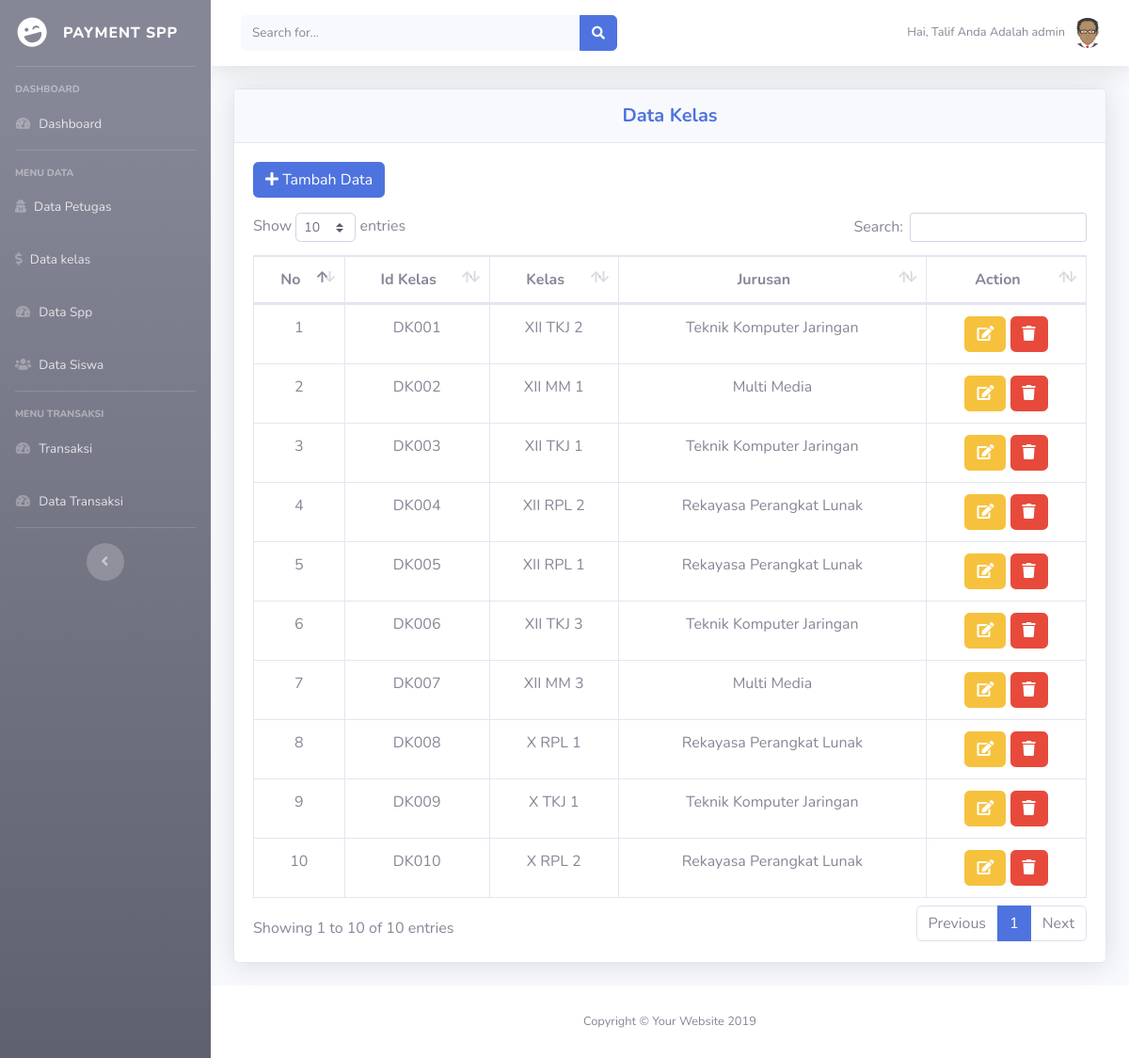
The app's page /data_kelas.php (signed in) with its own data.
### tables this page shows
CREATE TABLE `tb_petugas` (
  `id_petugas` varchar(50) NOT NULL,
  `username` varchar(50) NOT NULL,
  `password` varchar(50) NOT NULL,
  `nama_petugas` varchar(50) NOT NULL,
  `level` varchar(50) NOT NULL
);

CREATE TABLE `tb_kelas` (
  `id_kelas` varchar(50) NOT NULL,
  `nama_kelas` varchar(100) NOT NULL,
  `kompetensi_keahlian` varchar(50) NOT NULL
);

### data_kelas.php (the view, shortened to what this page needs)
<?php
if ($_SESSION['admin'] || $_SESSION['petugas'] || $_SESSION['siswa']) {
?>
<!DOCTYPE html>
<html lang="en">
<head>
  <link href="vendor/fontawesome-free/css/all.min.css" rel="stylesheet" type="text/css">
  <link href="css/sb-admin-2.min.css" rel="stylesheet">
  <link href="vendor/datatables/dataTables.bootstrap4.min.css" rel="stylesheet">
  <link rel="stylesheet" type="text/css" href="">
</head>
<body id="page-top">
  <div id="wrapper">
      <?php
      include 'sidebar.php';
      ?>
    <div id="content-wrapper" class="d-flex flex-column">
      <div id="content">
        <nav class="navbar navbar-expand navbar-light bg-white topbar mb-4 static-top shadow">
          <form class="d-none d-sm-inline-block form-inline mr-auto ml-md-3 my-2 my-md-0 mw-100 navbar-search">
            <div class="input-group">
              <input type="text" class="form-control bg-light border-0 small" placeholder="Search for..." aria-label="Search" aria-describedby="basic-addon2">
              <div class="input-group-append">
                <button class="btn btn-primary" type="button">
                  <i class="fas fa-search fa-sm"></i>
                </button>
              </div>
            </div>
          </form>
            <?php include 'menu2.php'; ?>
        </nav>
        <div class="container-fluid">
          <div class="card shadow mb-4">
            <div class="card-header py-3">
              <h5 class="m-0 font-weight-bold text-primary" align="Center">Data Kelas</h5>
            </div>
            <div class="card-body">
              <div class="table-responsive">
                <button type="button" class="btn btn-primary mb-3" data-toggle="modal" data-target="#tambah"><i class="fa fa-plus"></i> Tambah Data</button>
                <table class="table table-bordered" id="dataTable" width="100%" cellspacing="0">
                  <thead>
                    <tr style="text-align: center;">
                      <th>No</th>
                      <th>Id Kelas</th>
                      <th>Kelas</th>
                      <th>Jurusan</th>
                      <th>Action</th>
                    </tr>
                  </thead>
                  <tbody>
                    <?php
                    include 'koneksi.php';
                      $no = 1;
                      $sql = $koneksi->query("SELECT * FROM tb_kelas");
                      while ($data = $sql->fetch_assoc()) {
                  ?>
                    <tr style="text-align: center;">
                      <td><?php echo $no++; ?></td>
                      <td><?php echo $data['id_kelas']; ?></td>
                      <td><?php echo $data['nama_kelas']; ?></td>
                      <td><?php echo $data['kompetensi_keahlian']; ?></td>
                      <td>
                        <button type="button" class="btn btn-warning" data-toggle="modal" data-target="#edit<?= $data['id_kelas']; ?>"><i class="fa fa-edit"></i></button>
                        <a href="hapus_kelas.php?id=<?php echo $data['id_kelas']; ?>" class="btn btn-danger" onclick="return confirm('Apakah Anda Ingin Menghapus <?php echo $data['nama_kelas'] ?> ?')"><i class="fas fa-trash"></i></a>
                      </td>
                    </tr>
                <?php }  ?>
                  </tbody>
                </table>
              </div>
            </div>
          </div>
        </div>
      </div>
      <footer class="sticky-footer bg-white">
        <div class="container my-auto">
          <div class="copyright text-center my-auto">
            <span>Copyright &copy; Your Website 2019</span>
          </div>
        </div>
      </footer>
</body>
</html>
  <?php
    }
    else {
      header("location:login.php");
    }
  ?>

### sidebar.php (shortened to what this page needs)
<ul class="navbar-nav bg-gradient-secondary sidebar sidebar-dark accordion" id="accordionSidebar">
  <a class="sidebar-brand d-flex align-items-center justify-content-center" href="#">
    <div class="sidebar-brand-icon rotate-n-15">
      <i class="fas fa-laugh-wink"></i>
    </div>
    <div class="sidebar-brand-text mx-3">Payment SPP</div>
  </a>
  <hr class="sidebar-divider  ">
  <div class="sidebar-heading">
    Dashboard
  </div>
  <li class="nav-item">
    <a class="nav-link" href="index.php">
      <i class="fas fa-fw fa-tachometer-alt"></i>
    <span>Dashboard</span></a>
  </li>
  <?php if ($_SESSION['admin'] ) { ?>
  <hr class="sidebar-divider">
  <div class="sidebar-heading">
    Menu Data
  </div>
  <li class="nav-item">
    <a class="nav-link" href="data_petugas.php">
      <i class="fas fa-user-secret"></i>
    <span>Data Petugas</span></a>
  </li>
  <li class="nav-item">
    <a class="nav-link" href="data_kelas.php">
      <i class="fas fa-dollar-sign"></i>
    <span>Data kelas</span></a>
  </li>
  <li class="nav-item">
    <a class="nav-link" href="data_spp.php">
      <i class="fas fa-fw fa-tachometer-alt"></i>
    <span>Data Spp</span></a>
  </li>
  <li class="nav-item">
    <a class="nav-link" href="data_siswa.php">
      <i class="fas fa-users"></i>
    <span>Data Siswa</span></a>
  </li>
  <?php } ?>
  <?php if ($_SESSION['admin'] || $_SESSION['petugas'] || $_SESSION['siswa']) { ?>
  <hr class="sidebar-divider">
  <div class="sidebar-heading">
    Menu Transaksi
  </div>
  <li class="nav-item">
    <a class="nav-link" href="transaksi.php">
      <i class="fas fa-fw fa-tachometer-alt"></i>
    <span>Transaksi</span></a>
  </li>
  <?php } ?>
  <?php if ($_SESSION['admin'] || $_SESSION['petugas']) { ?>
  <li class="nav-item">
    <a class="nav-link" href="data_transaksi.php">
      <i class="fas fa-fw fa-tachometer-alt"></i>
    <span>Data Transaksi</span></a>
  </li>
  <?php } ?>
  <hr class="sidebar-divider d-none d-md-block">
  <div class="text-center d-none d-md-inline">
    <button class="rounded-circle border-0" id="sidebarToggle"></button>
  </div>
</ul>

### menu2.php (shortened to what this page needs)
<?php
include 'koneksi.php';
    if ($_SESSION['admin']) {
      $user = $_SESSION['admin'];
    }
    elseif ($_SESSION['petugas']) {
      $user = $_SESSION['petugas'];
    }
    elseif ($_SESSION['siswa']) {
      $user = $_SESSION['siswa'];
    }
    $sql_user = $koneksi->query("select * from tb_petugas where id_petugas='$user'");
    $data_user = $sql_user->fetch_assoc();
    $nama = $data_user['nama_petugas'];
    $level = $data_user['level'];
  ?>
      <ul class="navbar-nav ml-auto">
        <li class="nav-item dropdown no-arrow">
          <a class="nav-link dropdown-toggle" href="#" id="userDropdown" role="button" data-toggle="dropdown" aria-haspopup="true" aria-expanded="false">
            <span class="mr-2 d-none d-lg-inline text-gray-600 small">Hai, <?php echo $nama; ?> Anda Adalah <?php echo $level; ?></span>
            <img class="img-profile rounded-circle" src="img/avatar.png">
          </a>
        </li>
      </ul>

### records on screen
tb_petugas: nama_petugas "Talif", level "admin"
tb_kelas: id_kelas "DK001", nama_kelas "XII TKJ 2", kompetensi_keahlian "Teknik Komputer Jaringan"
tb_kelas: id_kelas "DK002", nama_kelas "XII MM 1", kompetensi_keahlian "Multi Media"
tb_kelas: id_kelas "DK003", nama_kelas "XII TKJ 1", kompetensi_keahlian "Teknik Komputer Jaringan"
tb_kelas: id_kelas "DK004", nama_kelas "XII RPL 2", kompetensi_keahlian "Rekayasa Perangkat Lunak"
tb_kelas: id_kelas "DK005", nama_kelas "XII RPL 1", kompetensi_keahlian "Rekayasa Perangkat Lunak"
tb_kelas: id_kelas "DK006", nama_kelas "XII TKJ 3", kompetensi_keahlian "Teknik Komputer Jaringan"
tb_kelas: id_kelas "DK007", nama_kelas "XII MM 3", kompetensi_keahlian "Multi Media"
tb_kelas: id_kelas "DK008", nama_kelas "X RPL 1", kompetensi_keahlian "Rekayasa Perangkat Lunak"
tb_kelas: id_kelas "DK009", nama_kelas "X TKJ 1", kompetensi_keahlian "Teknik Komputer Jaringan"
tb_kelas: id_kelas "DK010", nama_kelas "X RPL 2", kompetensi_keahlian "Rekayasa Perangkat Lunak"
